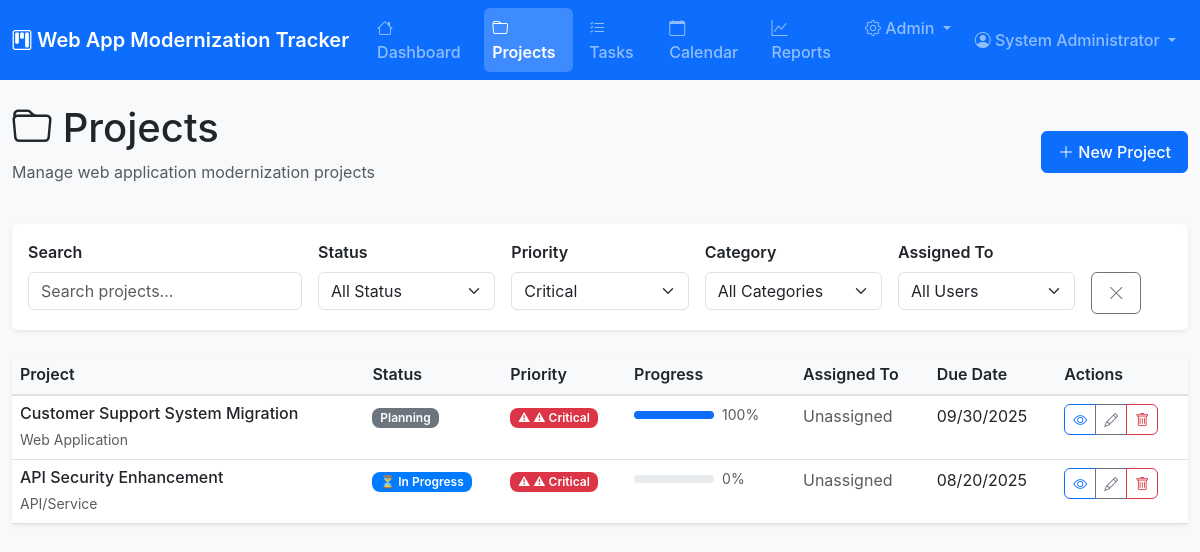
Page /pages/projects.php?priority=critical (signed in) on the committed database.
### tables this page shows
CREATE TABLE projects (
    id INT AUTO_INCREMENT PRIMARY KEY,
    name VARCHAR(255) NOT NULL,
    description TEXT,
    category VARCHAR(100) DEFAULT 'Web Application',
    priority ENUM('critical', 'high', 'medium', 'low') DEFAULT 'medium',
    status ENUM('planning', 'in_progress', 'testing', 'completed', 'on_hold') DEFAULT 'planning',
    current_version VARCHAR(50),
    target_version VARCHAR(50),
    start_date DATE,
    due_date DATE,
    completion_date DATE NULL,
    estimated_hours DECIMAL(6,2) DEFAULT 0,
    actual_hours DECIMAL(6,2) DEFAULT 0,
    budget DECIMAL(10,2),
    created_by INT NOT NULL,
    assigned_to INT,
    created_at TIMESTAMP DEFAULT CURRENT_TIMESTAMP,
    updated_at TIMESTAMP DEFAULT CURRENT_TIMESTAMP ON UPDATE CURRENT_TIMESTAMP,
    FOREIGN KEY (created_by) REFERENCES users(id) ON DELETE RESTRICT,
    FOREIGN KEY (assigned_to) REFERENCES users(id) ON DELETE SET NULL,
    INDEX idx_status (status),
    INDEX idx_priority (priority),
    INDEX idx_due_date (due_date),
    INDEX idx_category (category)
);

### includes/functions.php (called while the page is built, shortened)
<?php
require_once dirname(__FILE__) . '/../config/config.php';
function getProjects($filters = [], $limit = null, $offset = 0) {
    $query = "SELECT p.*,
              CONCAT(u1.first_name, ' ', u1.last_name) as created_by_name,
              CONCAT(u2.first_name, ' ', u2.last_name) as assigned_to_name,
              COUNT(t.id) as total_tasks,
              SUM(CASE WHEN t.status = 'completed' THEN 1 ELSE 0 END) as completed_tasks
              FROM projects p
              LEFT JOIN users u1 ON p.created_by = u1.id
              LEFT JOIN users u2 ON p.assigned_to = u2.id
              LEFT JOIN tasks t ON p.id = t.project_id";
    $whereConditions = [];
    $params = [];
    if (!empty($filters['priority'])) {
        $whereConditions[] = "p.priority = ?";
        $params[] = $filters['priority'];
    }
    if (!empty($whereConditions)) {
        $query .= " WHERE " . implode(' AND ', $whereConditions);
    }
    $query .= " GROUP BY p.id ORDER BY p.created_at DESC";
    if ($limit) {
        $query .= " LIMIT ? OFFSET ?";
        $params[] = $limit;
        $params[] = $offset;
    }
    return executeQuery($query, $params) ?: [];
}
?>

### config/database.php (called while the page is built, shortened)
<?php
class Database {
    private $host = 'localhost';
    private $db_name = 'web_app_tracker';
    private $username = 'root';
    private $password = '';
    private $charset = 'utf8mb4';
    private $port = 3306;
    public $conn;
    public function getConnection() {
        $this->conn = null;
        try {
            $dsn = "mysql:host=" . $this->host .
                   ";port=" . $this->port .
                   ";dbname=" . $this->db_name .
                   ";charset=" . $this->charset;
            $options = [
                PDO::ATTR_ERRMODE => PDO::ERRMODE_EXCEPTION,
                PDO::ATTR_DEFAULT_FETCH_MODE => PDO::FETCH_ASSOC,
                PDO::ATTR_EMULATE_PREPARES => false,
                PDO::MYSQL_ATTR_INIT_COMMAND => "SET NAMES utf8mb4"
            ];
            $this->conn = new PDO($dsn, $this->username, $this->password, $options);
        } catch(PDOException $e) {
            error_log("Database Connection Error: " . $e->getMessage());
            if (defined('DEBUG_MODE') && DEBUG_MODE) {
                echo "Connection Error: " . $e->getMessage();
            } else {
                echo "Database connection failed. Please try again later.";
            }
        }
        return $this->conn;
    }
    public function executeQuery($query, $params = []) {
        try {
            $stmt = $this->conn->prepare($query);
            $stmt->execute($params);
            return $stmt;
        } catch(PDOException $e) {
            error_log("Query Execution Error: " . $e->getMessage());
            return false;
        }
    }
}
function getDatabase() {
    static $database = null;
    if ($database === null) {
        $database = new Database();
        $database->getConnection();
    }
    return $database;
}
function executeQuery($query, $params = []) {
    $database = getDatabase();
    $stmt = $database->executeQuery($query, $params);
    if ($stmt !== false) {
        return $stmt->fetchAll(PDO::FETCH_ASSOC);
    }
    return false;
}
?>

### includes/auth.php (called while the page is built, shortened)
<?php
require_once dirname(__FILE__) . '/../config/config.php';
class Auth {
    public function isLoggedIn() {
        return isset($_SESSION['user_id']) && isset($_SESSION['username']) && $this->isSessionValid();
    }
    public function isAdmin() {
        return $this->isLoggedIn() && isset($_SESSION['role']) && $_SESSION['role'] === 'admin';
    }
    private function isSessionValid() {
        return true;
    }
}
$auth = new Auth();
function isLoggedIn() {
    global $auth;
    return $auth->isLoggedIn();
}
function isAdmin() {
    global $auth;
    return $auth->isAdmin();
}
?>

### pages/projects.php (the view, shortened to what this page needs)
<?php
require_once dirname(__FILE__) . '/../includes/header.php';
$currentUser = getCurrentUser();
$filters = [
    'status' => $_GET['status'] ?? '',
    'priority' => $_GET['priority'] ?? '',
    'category' => $_GET['category'] ?? '',
    'assigned_to' => $_GET['assigned_to'] ?? '',
    'search' => $_GET['search'] ?? ''
];
$page = intval($_GET['page'] ?? 1);
$limit = DEFAULT_PAGE_SIZE;
$offset = ($page - 1) * $limit;
$projects = getProjects($filters, $limit, $offset);
?>
<div class="d-flex justify-content-between align-items-center mb-4">
    <div>
        <h1><i class="bi bi-folder"></i> Projects</h1>
        <p class="text-muted">Manage web application modernization projects</p>
    </div>
    <button type="button" class="btn btn-primary" data-bs-toggle="modal" data-bs-target="#projectModal" onclick="openCreateModal()">
        <i class="bi bi-plus-lg"></i> New Project
    </button>
</div>
<div class="card mb-4">
    <div class="card-body">
        <form method="GET" action="" id="filterForm">
            <div class="row g-3">
                <div class="col-md-3">
                    <label class="form-label">Search</label>
                    <input type="text" name="search" class="form-control" placeholder="Search projects..."
                           value="<?php echo htmlspecialchars($filters['search']); ?>" data-search>
                </div>
                <div class="col-md-2">
                    <label class="form-label">Status</label>
                    <select name="status" class="form-select" data-filter="status">
                        <option value="">All Status</option>
                    </select>
                </div>
                <div class="col-md-2">
                    <label class="form-label">Priority</label>
                    <select name="priority" class="form-select" data-filter="priority">
                        <?php foreach (PRIORITY_LEVELS as $key => $label): ?>
                        <option value="<?php echo $key; ?>" <?php echo $filters['priority'] === $key ? 'selected' : ''; ?>>
                            <?php echo $label; ?>
                        </option>
                        <?php endforeach; ?>
                    </select>
                </div>
                <div class="col-md-2">
                    <label class="form-label">Category</label>
                    <select name="category" class="form-select" data-filter="category">
                        <option value="">All Categories</option>
                    </select>
                </div>
                <div class="col-md-2">
                    <label class="form-label">Assigned To</label>
                    <select name="assigned_to" class="form-select" data-filter="assigned_to">
                        <option value="">All Users</option>
                    </select>
                </div>
                <div class="col-md-1">
                    <label class="form-label">&nbsp;</label>
                    <button type="button" class="btn btn-outline-secondary d-block" onclick="clearFilters()">
                        <i class="bi bi-x-lg"></i>
                    </button>
                </div>
            </div>
        </form>
    </div>
</div>
<div class="card">
    <div class="card-body p-0">
        <?php if (empty($projects)): ?>
        <div class="text-center p-5">
            <i class="bi bi-folder-x fs-1 text-muted"></i>
            <h5 class="text-muted mt-3">No projects found</h5>
            <p class="text-muted">Create your first project to get started.</p>
            <button type="button" class="btn btn-primary" data-bs-toggle="modal" data-bs-target="#projectModal" onclick="openCreateModal()">
                <i class="bi bi-plus-lg"></i> Create Project
            </button>
        </div>
        <?php else: ?>
        <div class="table-responsive">
            <table class="table table-hover mb-0">
                <thead class="table-light">
                    <tr>
                        <th>Project</th>
                        <th>Status</th>
                        <th>Priority</th>
                        <th>Progress</th>
                        <th>Assigned To</th>
                        <th>Due Date</th>
                        <th>Actions</th>
                    </tr>
                </thead>
                <tbody>
                    <?php foreach ($projects as $project): ?>
                    <tr>
                        <td>
                            <div>
                                <h6 class="mb-1"><?php echo htmlspecialchars($project['name']); ?></h6>
                                <small class="text-muted"><?php echo htmlspecialchars($project['category']); ?></small>
                            </div>
                        </td>
                        <td><?php echo getStatusBadge($project['status'], 'project'); ?></td>
                        <td><?php echo getPriorityBadge($project['priority']); ?></td>
                        <td>
                            <?php
                            $progress = 0;
                            if ($project['total_tasks'] > 0) {
                                $progress = round(($project['completed_tasks'] / $project['total_tasks']) * 100);
                            }
                            ?>
                            <div class="d-flex align-items-center">
                                <div class="progress me-2" style="width: 80px; height: 8px;">
                                    <div class="progress-bar" style="width: <?php echo $progress; ?>%"></div>
                                </div>
                                <small class="text-muted"><?php echo $progress; ?>%</small>
                            </div>
                        </td>
                        <td>
                            <?php echo $project['assigned_to_name'] ?: '<span class="text-muted">Unassigned</span>'; ?>
                        </td>
                        <td>
                            <?php if ($project['due_date']): ?>
                                <?php echo formatDate($project['due_date']); ?>
                            <?php else: ?>
                                <span class="text-muted">Not set</span>
                            <?php endif; ?>
                        </td>
                        <td>
                            <div class="btn-group" role="group">
                                <button type="button" class="btn btn-sm btn-outline-primary"
                                        onclick="viewProject(<?php echo $project['id']; ?>)">
                                    <i class="bi bi-eye"></i>
                                </button>
                                <button type="button" class="btn btn-sm btn-outline-secondary"
                                        onclick="editProject(<?php echo $project['id']; ?>)">
                                    <i class="bi bi-pencil"></i>
                                </button>
                                <?php if (isAdmin() || $project['created_by'] == $currentUser['id']): ?>
                                <button type="button" class="btn btn-sm btn-outline-danger"
                                        onclick="deleteProject(<?php echo $project['id']; ?>, '<?php echo htmlspecialchars($project['name']); ?>')">
                                    <i class="bi bi-trash"></i>
                                </button>
                                <?php endif; ?>
                            </div>
                        </td>
                    </tr>
                    <?php endforeach; ?>
                </tbody>
            </table>
        </div>
        <?php endif; ?>
    </div>
</div>
<?php require_once dirname(__FILE__) . '/../includes/footer.php'; ?>
</body>
</html>

### config/config.php (shortened to what this page needs)
<?php
function formatDate($date, $format = DISPLAY_DATE_FORMAT) {
    try {
        $dateObj = new DateTime($date);
        return $dateObj->format($format);
    } catch (Exception $e) {
        return $date;
    }
}
function getStatusBadge($status, $type = 'project') {
    $statusLabels = ($type === 'task') ? TASK_STATUS : PROJECT_STATUS;
    $label = isset($statusLabels[$status]) ? $statusLabels[$status] : ucfirst($status);
    $color = isset(STATUS_COLORS[$status]) ? STATUS_COLORS[$status] : '#6c757d';
    $icon = '';
    switch($status) {
        case 'in_progress': $icon = '⏳ '; break;
    }
    return '<span class="badge badge-' . $status . '" style="background-color: ' . $color . '" aria-label="Status: ' . $label . '">' . $icon . $label . '</span>';
}
function getPriorityBadge($priority) {
    $label = isset(PRIORITY_LEVELS[$priority]) ? PRIORITY_LEVELS[$priority] : ucfirst($priority);
    $color = isset(PRIORITY_COLORS[$priority]) ? PRIORITY_COLORS[$priority] : '#6c757d';
    $icon = '';
    switch($priority) {
        case 'critical': $icon = '⚠ '; break;
    }
    return '<span class="badge badge-' . $priority . '" style="background-color: ' . $color . '" aria-label="Priority: ' . $label . '">' . $icon . $label . '</span>';
}
require_once CONFIG_PATH . '/database.php';
?>

### assets/css/style.css (style rules this page uses)
.badge-critical::before, .priority-critical::before { content: "⚠ "; font-weight: bold; }
:root { --primary-color: #0d6efd; --secondary-color: #6c757d; --success-color: #198754; --danger-color: #dc3545; --warning-color: #ffc107; --info-color: #0dcaf0; --light-color: #f8f9fa; --dark-color: #212529; --border-radius: 0.375rem; --box-shadow: 0 0.125rem 0.25rem rgba(0, 0, 0, 0.075); }
body { background-color: #f8f9fa; font-family: -apple-system, BlinkMacSystemFont, 'Segoe UI', Roboto, 'Helvetica Neue', Arial, sans-serif; }
.card { border: none; box-shadow: var(--box-shadow); transition: box-shadow 0.15s ease-in-out; }
.badge { font-size: 0.75rem; font-weight: 600; padding: 0.35em 0.65em; border-radius: 0.5rem; }
.badge-critical { background-color: var(--danger-color); }
.badge-planning { background-color: var(--secondary-color); }
.progress { height: 0.75rem; background-color: #e9ecef; }
.progress-bar { transition: width 0.3s ease; }
.table { background-color: white; }
.table thead th { border-top: none; border-bottom: 2px solid #dee2e6; font-weight: 600; color: var(--dark-color); }
.form-label { font-weight: 600; margin-bottom: 0.5rem; }
.btn { font-weight: 500; border-radius: var(--border-radius); padding: 0.5rem 1rem; transition: all 0.15s ease-in-out; }
.btn-primary { background-color: var(--primary-color); border-color: var(--primary-color); }
.btn-sm { padding: 0.25rem 0.5rem; font-size: 0.875rem; }

### includes/header.php (style rules this page uses)
body { margin:0;font-family:-apple-system,BlinkMacSystemFont,'Segoe UI',Roboto,'Helvetica Neue',Arial,sans-serif;background-color:#f8f9fa }

### rows in the picture
projects: name "Customer Support System Migration", category "Web Application", status "Planning", priority "⚠", priority "Critical", progress "100", assigned_to_name "Unassigned", due_date "09/30/2025"
projects: name "API Security Enhancement", category "API/Service", status "⏳", status "In Progress", priority "⚠", priority "Critical", progress "0", assigned_to_name "Unassigned", due_date "08/20/2025"

### other values in the picture
APP_NAME "Web App Modernization Tracker"
$currentUser['first_name'] . ' ' . $currentUser['last_name'] "System Administrator"
form field priority "Critical"
